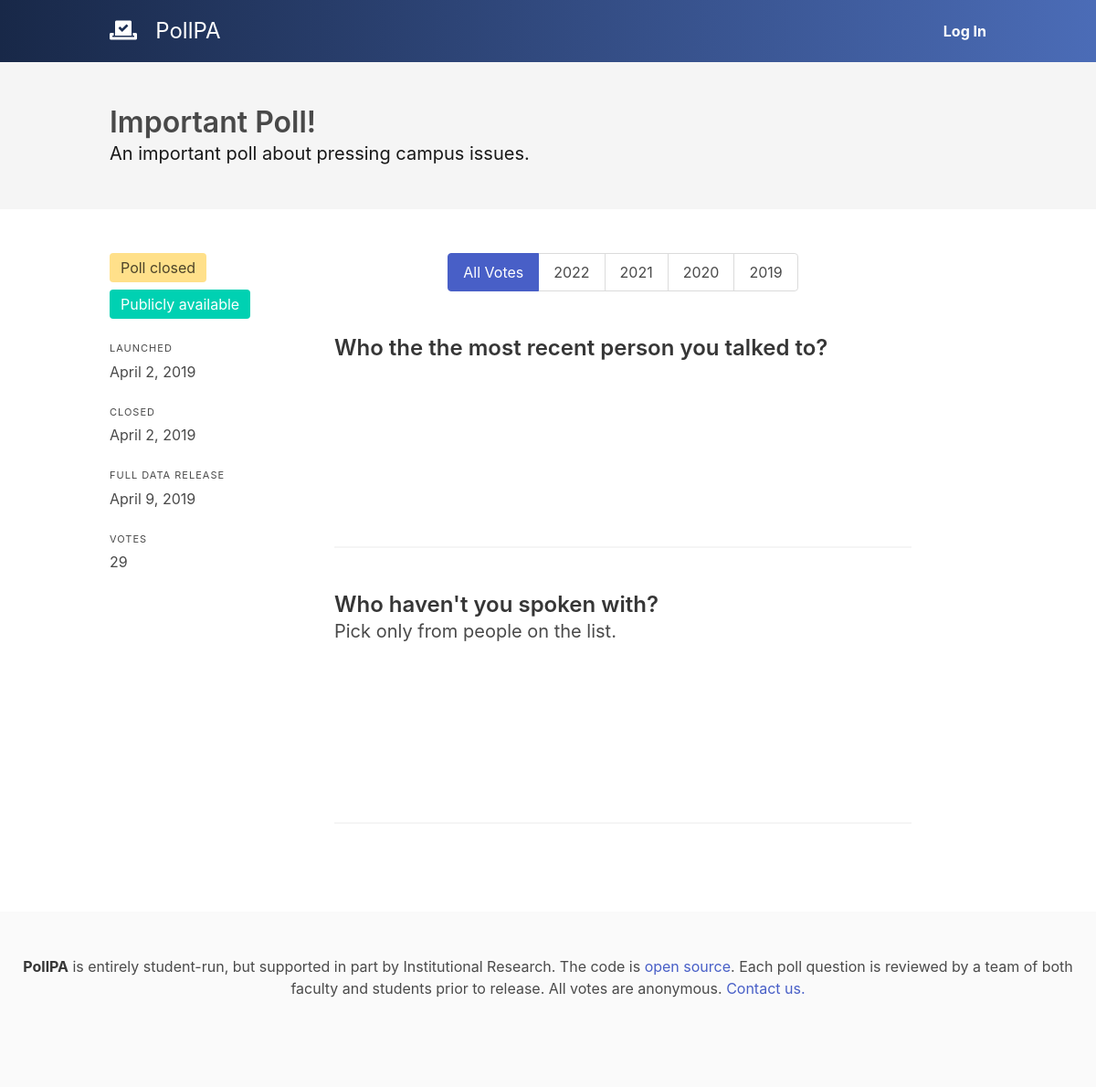
/poll/2/, run on the app's committed database.
### polls/models.py (models this page shows, shortened)
class Poll(models.Model):
    id = models.AutoField(primary_key=True)
    created = models.DateTimeField(auto_now_add=True, db_index=True)
    available = models.DateTimeField(db_index=True)
    closes = models.DateTimeField(db_index=True)
    public = models.DateTimeField(db_index=True)
    title = models.TextField()
    description = models.TextField(blank=True)
    about = models.TextField(default="pressing campus issues")
    @property
    def questions(self):
        return Question.objects.filter(poll=self)
    @property
    def votes(self):
        return Vote.objects.filter(poll=self)
    @property
    def is_public(self):
        return timezone.now() > self.public
    @property
    def is_closed(self):
        return timezone.now() > self.closes
    def state(self, request):
        if not (self.available < timezone.now() or request.user.is_superuser):
            raise Http404()
        if self.public < timezone.now():
            return "results"

class Question(models.Model):
    poll = models.ForeignKey(Poll, on_delete=models.CASCADE)
    text = models.TextField()
    description = models.TextField(blank=True)
    kind = models.CharField(max_length=2, choices=[(
        "MS", "Multiple Select (Checkboxes)"), ("SS", "Single Select (Radio)")], default="SS")
    chart = models.CharField(max_length=20, choices=[("bar", "Bar Chart"), (
        "binary-slider", "Binary Slider"), ("pie", "Pie Chart")], default="bar")
    @property
    def options(self):
        return QuestionOption.objects.filter(question=self).order_by("sorting_key")

### polls/views.py (the view, shortened to what this page needs)
# urls.py: path('poll/<int:poll_id>/', views.poll, name='poll'),
def poll(request, poll_id):
    poll_obj = get_object_or_404(Poll, id=poll_id)
    state = poll_obj.state(request)
    validation = {
        "status": None,
        "text": None
    }
    filter_settings = {
        "grade": "all"
    }
    responses = None
    if state == "results":
        filter_class = request.GET.get("filter", "all")
        filter_settings["grade"] = filter_class
        vote_choices = VoteChoice.objects.filter(question__poll=poll_obj)
        if filter_class != "all":
            vote_choices = vote_choices.filter(vote__grade=int(filter_class))
            filter_settings["total"] = Vote.objects.filter(
                grade=int(filter_class), poll=poll_obj).count()
        else:
            filter_settings["total"] = Vote.objects.filter(
                poll=poll_obj).count()
        responses = []
        for question in poll_obj.questions:
            q_response = {
                "title": question.text,
                "description": question.description,
                "graph": question.chart,
                "xlabel": "Responses",
                "ylabel": "Count",
                "filter_settings": filter_settings,
                "data": [{"x": choice.text, "y": vote_choices.filter(question=question, choice=choice).count()} for choice in question.options]
            }
            responses.append(q_response)
    has_user_voted = False
    if request.user.is_authenticated:
        has_user_voted = VoteFingerprint.objects.filter(
            user=request.user, poll=poll_obj).count() > 0
    return render(request, 'polls/poll.html', {
        "poll": poll_obj,
        "error": None,
        "state": state,
        "responses": responses,
        "validation": validation,
        "grades": ["2022", "2021", "2020", "2019"],
        "filter_settings": filter_settings,
        "has_user_voted": has_user_voted
    })

### polls/templates/polls/poll.html (shortened to what this page needs)
{% extends 'polls/content.html' %}
{% load static %}
{% load humanize %}
{% block header %}
<section class="hero is-light">
  <div class="hero-body">
    <div class="container">
      <h1 class="title">
        {{poll.title}}
      </h1>
      <h2 class="subtitle">
        {{poll.description}}
      </h2>
    </div>
  </div>
</section>
{% endblock %}
{% block content %}
<section id="poll" class="columns">
  {% if state != "vote" %}
  <div class="column is-3">
    <div class="tags">
      {% if poll.is_closed %}
        <span class="tag is-medium is-warning">Poll closed</span>
      {% else %}
        <span class="tag is-medium is-link">Closes {{poll.closes|naturaltime}}</span>
      {% endif %}
      {% if poll.is_public %}
        <span class="tag is-medium is-primary">Publicly available</span>
      {% endif %}
    </div>
    <p class="heading">Launched</p>
    <p>{{poll.available|naturalday|capfirst}}</p>
    <br>
    <p class="heading">Closed</p>
    <p>{{poll.available|naturalday|capfirst}}</p>
    <br>
    <p class="heading">Full Data Release</p>
    <p>{{poll.public|naturalday|capfirst}}</p>
    <br>
    <p class="heading">Votes</p>
    <p>{{poll.votes|length|intcomma}}</p>
  </div>
  {% endif %}
  <div class="column is-8" id="questions">
    {% if state == "results" %}
      <div class="tabs is-toggle is-centered">
        <ul>
          <li class="{% if filter_settings.grade == "all" %} is-active {% endif %}">
            <a href="?filter=all">
              <span>All Votes</span>
            </a>
          </li>
          {% for grade in grades %}
          <li class="{% if filter_settings.grade == grade %} is-active {% endif %}">
            <a href="?filter={{grade}}">
              <span>{{grade}}</span>
            </a>
          </li>
          {% endfor %}
        </ul>
      </div>
      <br>
      {% if filter_settings.total > 2 %}
        {% for response in responses %}
          <h2 class="is-size-4 title">{{response.title}}</h2>
          {% if response.description %}<p class="subtitle is-size-5">{{response.description}}&nbsp;</p> {% endif %}
          {% if response.graph == "bar" %}
            {% include "polls/graphs/bar.html" with data=response.data xlabel=response.xlabel ylabel=response.ylabel %}
          {% elif response.graph == "binary-slider" %}
            {% include "polls/graphs/binary-slider.html" with data=response.data %}
          {% elif response.graph == "pie" %}
            {% include "polls/graphs/pie.html" with data=response.data ylabel=response.ylabel  %}
          {% endif %}
          <hr>
          <br>
        {% endfor %}
      {% else %}
        <div class="notification is-light">
          <p>
            Because there are fewer than three votes which match your filter, no results can be shown.
          </p>
        </div>
      {% endif %}
    {% endif %}
  </div>
</section>
{% endblock %}

### data on the page
Poll: title "Important Poll!", description "An important poll about pressing campus issues.", available "April 2, 2019", public "April 9, 2019", votes|length "29"
Question: title "Who the the most recent person you talked to?"
Question: title "Who haven't you spoken with?", description "Pick only from people on the list."

### other printed values
{{ grade }} "2022" "2021" "2020" "2019"
